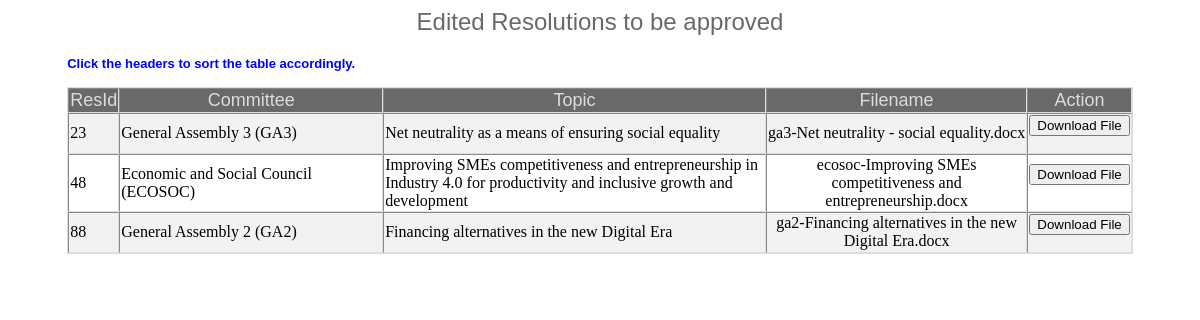
Screenshot of /SecretariatViewScreen.php with the database file from the repository.
### tables this page shows
CREATE TABLE `resolutions` (
  `id` int(10) NOT NULL,
  `committee` varchar(50) NOT NULL,
  `topic` varchar(270) NOT NULL,
  `username` varchar(15) NOT NULL,
  `fullname` varchar(35) NOT NULL,
  `position` varchar(25) NOT NULL,
  `resolution_filename` varchar(80) NOT NULL,
  `status` varchar(20) NOT NULL,
  `editor` varchar(35) NOT NULL,
  `approver` varchar(30) NOT NULL
);

### SecretariatViewScreen.php (the view, shortened to what this page needs)
<?php
$url = $_SERVER['REQUEST_URI'];
$findeq   = '=';
$pos = strpos($url, $findeq);
$found_id = substr($url, $pos+1);
$cnx = mysqli_connect("localhost", "root", "", "cgsmun_db");
$sql_edited_files= "SELECT `id`, `committee`, `topic`, `resolution_filename`, `status` FROM resolutions ORDER BY `id`";
$result= mysqli_query($cnx, $sql_edited_files)
or die("SELECT Error: ".mysqli_error($cnx));
print "<table id='secretariattbl' border=1>\n";
echo "<tr>\n";
echo "<th onclick='sortTable(0)'>ResId</th>";
echo "<th style='width:260px' onclick='sortTable(1)'>Committee</th>";
echo "<th onclick='sortTable(2)'>Topic</th>";
echo "<th onclick='sortTable(3)'>Filename</th>";
echo "<th>Action</th>";
echo "</tr>\n";
while ($row = mysqli_fetch_array($result)){
    if ($row['status'] == "edited"){
$res_id_value = $row['id'];
$committeevalue=$row['committee'];
$topicvalue= $row['topic'];
$files_field= $row['resolution_filename'];
echo "<tr>\n";
echo "<td>$res_id_value</td>";
echo "<td>$committeevalue</td>";
echo "<td>$topicvalue</td>";
echo "<td><div align=center>$files_field</div></td>";
echo "<td><div align=center><form action='SecretariatProcessView.php?id=$res_id_value&$found_id' method='post' enctype='multipart/form-data'><input type='submit' name='submit' value='Download File'/></form></div></td>";
echo "</tr>\n";
   }
}
?>
<!DOCTYPE HTML>
<html lang="en">
<head>
    <link rel="stylesheet" type="text/css" href="css/EditorViewScreenStyle.css"/>
</head>
<body>
  <h2>Edited Resolutions to be approved</h2>
   <div class="text"><strong>Click the headers to sort the table accordingly.</strong></div> <p>
  </body>
</html>

### css/EditorViewScreenStyle.css (style rules this page uses)
h2 { text-align: center; font: 24px verdana, sans-serif; color: #696969; }
table { border-spacing: 0; border: 1px solid #ddd; width:90%; margin-left:5%; margin-right:5%; }
th { cursor: pointer; background-color: #696969; color: #DCDCDC; text-align: center; font: 18px "Trebuchet MS", sans-serif; }
td { text-align: left; font: 16px "Trebuchet MS"; }
tr:nth-child(even) { background-color: #f2f2f2; }
.text { color: blue; font: 13px "Trebuchet MS", sans-serif; margin-left:5%; }

### rows the page displays
resolutions: id "23", committee "General Assembly 3 (GA3)", topic "Net neutrality as a means of ensuring social equality", resolution_filename "ga3-Net neutrality - social equality.docx"
resolutions: id "48", committee "Economic and Social Council (ECOSOC)", topic "Improving SMEs competitiveness and entrepreneurship in Industry 4.0 for productivity and inclusive growth and development", resolution_filename "ecosoc-Improving SMEs competitiveness and entrepreneurship.docx"
resolutions: id "88", committee "General Assembly 2 (GA2)", topic "Financing alternatives in the new Digital Era", resolution_filename "ga2-Financing alternatives in the new Digital Era.docx"
